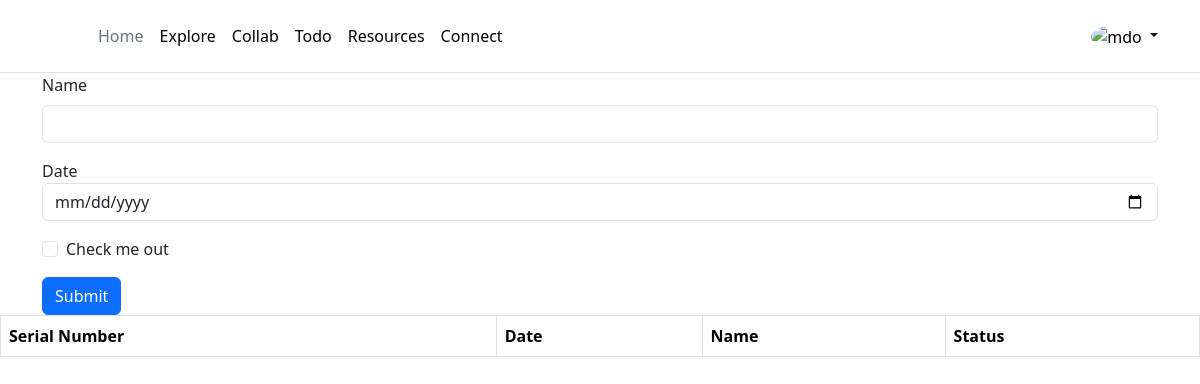
The app's page /todolist/assignments/, older data.
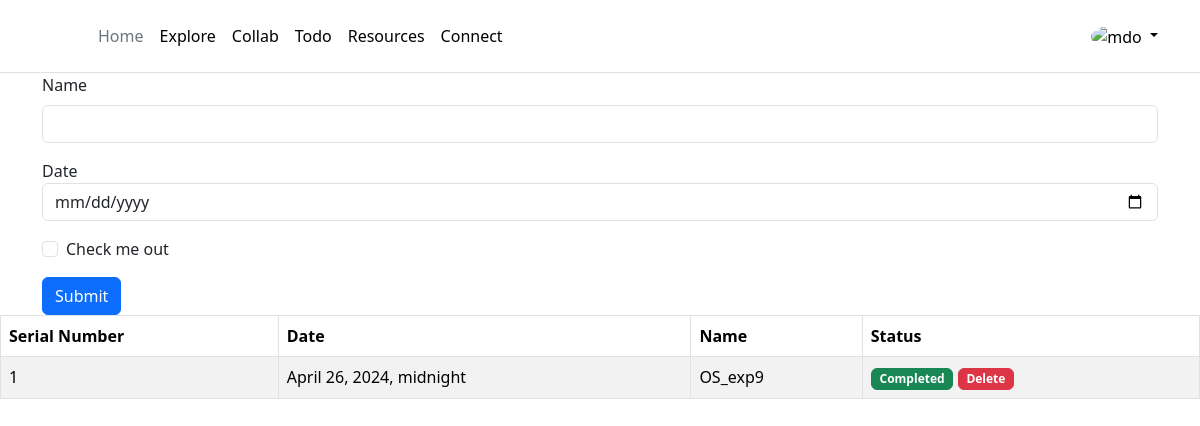
The same page, newer data.
### todolist/models.py (models this page shows, shortened)
class Assignment(models.Model):
    uuid = models.UUIDField(primary_key=True, default=uuid.uuid4, editable=False)
    name=models.CharField(max_length=200)
    due_date=models.DateTimeField()
    completed=models.BooleanField(default=False)

### todolist/views.py (the view)
# urls.py: path('assignments/', views.assignments, name='assignments'),
def assignments(request):
    assignments= Assignment.objects.all()
    currentTime = datetime.now().replace(tzinfo=None)
    for a in assignments:
        if a.due_date is not None:
            a.is_before_due_date = a.due_date.replace(tzinfo=None) < currentTime
        else:
            a.is_before_due_date = False
    context = {
        'currentTime': currentTime,
        'assignments': assignments
    }
    return render(request, 'todolist/assignments.html',context)

### frontend/templates/todolist/assignments.html (shortened to what this page needs)
{% extends "base/base.html" %}
{% load widget_tweaks %}
{% block content %}
<div class="container justify-content-center">
    <form action="{% url 'todolist:create_assignments' %}" method="POST" class="form-inline">
        <div class="mb-3">
            <label for="exampleInputPassword1" class="form-label"  >Name</label>
            <input type="text" class="form-control" name='name'required/ >
        </div>
        <div class="mb-3 form-group justify-content-center">
            <label for="exampleInputDate1" class="sr-only"  >Date</label>
            <input type="date" class="form-control" id="exampleInputDate1" required/ name='due_date' placeholder="Date">
        </div>
        <div class="mb-3 form-check">
            <input type="checkbox" class="form-check-input" required/ id="exampleCheck1">
            <label class="form-check-label" for="exampleCheck1"  >Check me out</label>
        </div>
        <button type="submit" class="btn btn-primary">Submit</button>
    </form>
</div>
<div>
    <table class="table table-bordered table-striped">
        <thead>
            <tr>
                <th>Serial Number</th>
                <th>Date</th>
                <th>Name</th>
                <th>Status</th>
            </tr>
        </thead>
        <tbody>
            {% for s in assignments %}
                <tr class="{% if s.due_date > s.currentTime %}green-row{% else %}red-row{% endif %}">
                    {% if forloop.first %}
                        <td>1</td>
                    {% else %}
                        <td>{{ forloop.counter }}</td>
                    {% endif %}
                    <td>{{ s.due_date }}</td>
                    <td>{{ s.name }}</td>
                    <td>
                        {% if s.completed %}
                        <span class="badge badge-success btn btn-success">Completed</span>
                        {% else %}
                        <a class="badge badge-danger btn btn-danger" href="{% url 'todolist:complete_assignments' s.uuid %}">Complete</a>
                        {% endif %}
                        <a class="badge badge-danger btn btn-danger" href="{% url 'todolist:delete_assignments' s.uuid %}">Delete</a>
                    </td>
                </tr>
            {% endfor %}
        </tbody>
    </table>
</div>
{% endblock %}

Row changes from the older to the newer data that the page shows:
added Assignment: due_date "April 26, 2024, midnight", name "OS_exp9", completed "Completed"
